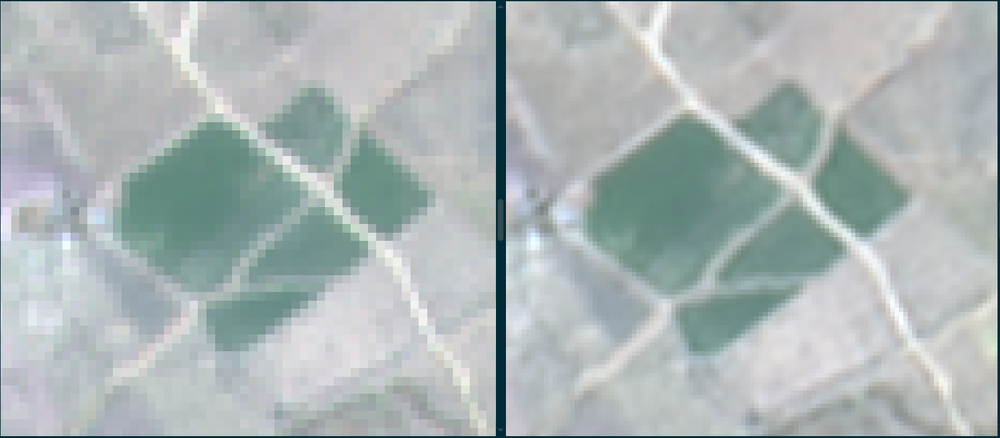
#> input picture assets/examples/01.png, 1000 x 438 px, shrunk from 1603 x 702 before the run
$ python satellite_analyzer.py ../../../assets/examples/01.png
#> lines starting #> are read from the running program, lines starting #| are printed output that depends on the picture; after the words box and inside, x2 and y2 are one past the last pixel; in counts of white or black regions, pixels touching at a corner belong together
import sys
import json
import numpy as np
from PIL import Image


class SatelliteImageAnalyzer:
    def __init__(self, image_path):
#> called with image_path = '../../../assets/examples/01.png'
        self.raw_image = Image.open(image_path)
#> self.raw_image is the input picture: PIL image 1000x438 RGBA; mean R, G, B, A 171.9, 181.4, 181.5, 255

        # 1. Create a mask to ignore transparent or pure white/black background margins
        if self.raw_image.mode == "RGBA":
            alpha = np.array(self.raw_image)[:, :, 3]
#> alpha: shape (438, 1000); every value is 255
            self.mask = alpha > 10  # Non-transparent pixels
#> self.mask: shape (438, 1000) bool; every value is 1
        else:
            self.mask = np.ones(
                (self.raw_image.height, self.raw_image.width), dtype=bool
            )

        # Convert to standard RGB array
        self.rgb_image = self.raw_image.convert("RGB")
        self.image_array = np.array(self.rgb_image)

        # Exclude white background borders (common in GIS-cropped imagery)
        white_bg = (
            (self.image_array[:, :, 0] > 240)
            & (self.image_array[:, :, 1] > 240)
            & (self.image_array[:, :, 2] > 240)
        )
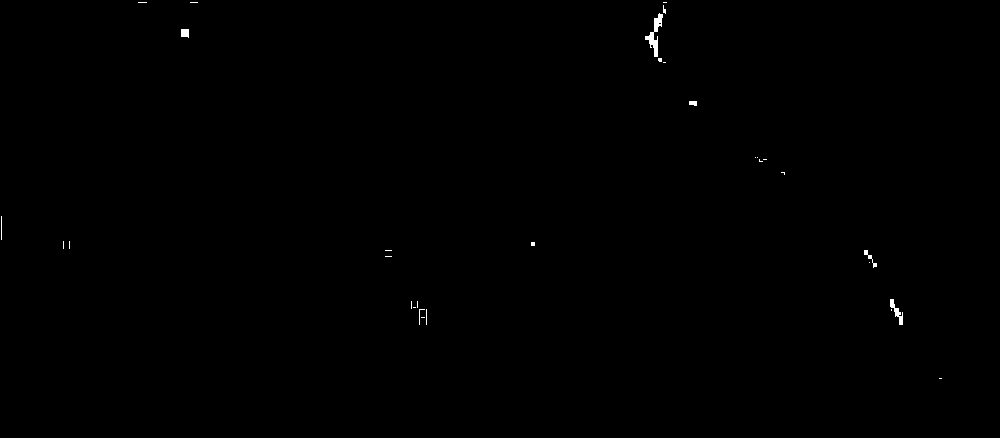
#> white_bg: shape (438, 1000) bool; 0.17% white; 31 white regions (24 under 20 px), largest, box (x1, y1, x2, y2) and area: (645, 13, 663, 57) 265, (890, 299, 903, 325) 124, (181, 29, 189, 38) 65
        self.mask = self.mask & (~white_bg)

        # Valid field pixels
        self.valid_pixels = self.image_array[self.mask]

    def analyze_colors_and_tones(self):
        """Extracts dominant color tones and soil characteristics."""
        if len(self.valid_pixels) == 0:
            return {"dominant_tones": ["unknown"], "bare_soil_pct": 0.0}

        r, g, b = (
            self.valid_pixels[:, 0],
            self.valid_pixels[:, 1],
            self.valid_pixels[:, 2],
        )

        # Bare Soil Index (Soil reflects higher Red/Orange than Green/Blue)
        bare_soil_mask = (r > g) & (g >= b) & (r > 60)
        bare_soil_pct = float(np.mean(bare_soil_mask) * 100)

        # Color Tone Detection
        mean_r, mean_g, mean_b = np.mean(r), np.mean(g), np.mean(b)

        tones = []
        if mean_r > mean_g and mean_g > mean_b:
            if mean_r > 150:
                tones.append("warm light-ochre / sandy soil")
            else:
                tones.append("reddish-brown / terra-cotta soil")
        elif mean_g > mean_r:
            tones.append("greenish vegetative cover")
        else:
            tones.append("neutral gray / asphalt / concrete tone")

        # Color heterogeneity (patchiness across the parcel)
        patchiness_score = float(np.std(r) + np.std(g) + np.std(b)) / 3.0

        return {
            "dominant_tone": tones[0] if tones else "heterogeneous soil",
            "bare_soil_percentage": round(bare_soil_pct, 2),
            "patchiness_score": round(patchiness_score, 2),
            "mean_rgb": [
                round(float(mean_r), 1),
                round(float(mean_g), 1),
                round(float(mean_b), 1),
            ],
        }

    def analyze_patterns(self):
        if len(self.valid_pixels) == 0:
            return {"error": "No valid imagery pixels inside mask"}

        # Convert valid pixels to HSV
        hsv_img = self.rgb_image.convert("HSV")
#> hsv_img: PIL image 1000x438 HSV; mean H, S, V 125.3, 21.8, 183.8
        hsv_array = np.array(hsv_img)[self.mask]

        hue, sat, val = hsv_array[:, 0], hsv_array[:, 1], hsv_array[:, 2]

        # Vegetation Detection (HSV)
        green_mask = (hue >= 35) & (hue <= 85) & (sat > 40) & (val > 30)
        vegetation_pct = float(np.mean(green_mask) * 100)
#> vegetation_pct = 0

        # Color analysis
        color_info = self.analyze_colors_and_tones()
#> in analyze_colors_and_tones, `bare_soil_pct = float(np.mean(bare_soil_mask) * 100)`: bare_soil_pct = 6.36
#> in analyze_colors_and_tones, `mean_r, mean_g, mean_b = np.mean(r), np.mean(g), np.mean(b)`: mean_r = 171.7; mean_g = 181.2; mean_b = 181.4
#> in analyze_colors_and_tones, `patchiness_score = float(np.std(r) + np.std(g) + np.std(b)) / 3.0`: patchiness_score = 33.34
#> color_info = {'dominant_tone': 'greenish vegetative cover', 'bare_soil_percentage': 6.36, 'patchiness_score': 33.34, 'mean_rgb': [171.7, 181.2, 181.4]}

        # Structural variance within field pixels only (excluding background boundary)
        field_variance = float(np.mean(np.std(self.valid_pixels, axis=1)))
#> field_variance = 5.43

        # Classification Logic
        # High soil percentage or low intra-field variance indicates agricultural land
        if (
            color_info["bare_soil_percentage"] > 40.0
            or vegetation_pct > 15.0
            or field_variance < 30.0
        ):
            image_type = "agricultural"
        else:
            image_type = "urban"

        # Phenological Status
        if image_type == "agricultural":
            if vegetation_pct > 45.0:
                phenology = "active_crop_growth"
            elif vegetation_pct > 15.0:
                phenology = "partial_canopy_or_emerging_crops"
            elif color_info["bare_soil_percentage"] > 50.0:
                phenology = "crops_not_present_bare_soil_or_tilled"
            else:
                phenology = "fallow_or_overexploited_land"
        else:
            phenology = "not_applicable"

        return {
            "image_type": image_type,
            "vegetation_percentage": round(vegetation_pct, 2),
            "bare_soil_percentage": color_info["bare_soil_percentage"],
            "dominant_color_tone": color_info["dominant_tone"],
            "patchiness_score": color_info["patchiness_score"],
            "field_structural_variance": round(field_variance, 2),
            "phenological_stage": phenology,
        }


if __name__ == "__main__":
    if len(sys.argv) != 2:
        print("Usage: python satellite_analyzer.py <image_path>")
        sys.exit(1)

    analyzer = SatelliteImageAnalyzer(sys.argv[1])
    results = analyzer.analyze_patterns()
#> results = {'image_type': 'agricultural', 'vegetation_percentage': 0, 'bare_soil_percentage': 6.36, 'dominant_color_tone': 'greenish vegetative cover', 'patchiness_score': 33.34, 'field_structural_variance': 5.43, 'phenological_stage': 'fallow_or_overexploited_land'}
    print(json.dumps(results, indent=2))
#| {
#|   "image_type": "agricultural",
#|   "vegetation_percentage": 0.0,
#|   "bare_soil_percentage": 6.36,
#|   "dominant_color_tone": "greenish vegetative cover",
#|   "patchiness_score": 33.34,
#|   "field_structural_variance": 5.43,
#|   "phenological_stage": "fallow_or_overexploited_land"
#| }
